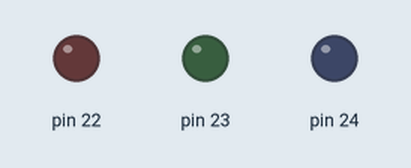
This sketch was run on a simulated Arduino Mega 2560, built with avr-gcc and run on an emulated ATmega2560. Parts: output pins drawn as LEDs (lit = HIGH).

Above: at 0.12 s.
At 1.12 s:
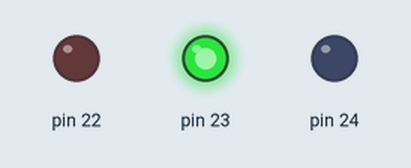
At 2.37 s:
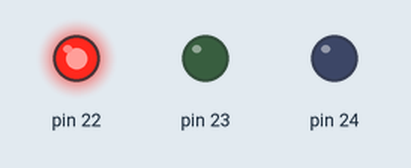
At 4.87 s:
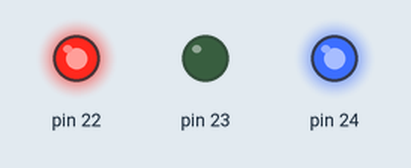
At 7.37 s:
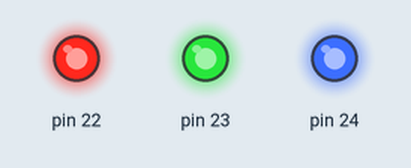
At 9.86 s:
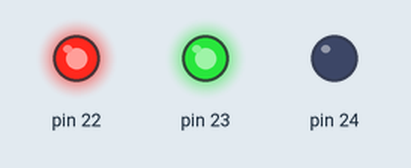
Timing chart, 0 to 10.4 s (numbered marks = the images above):
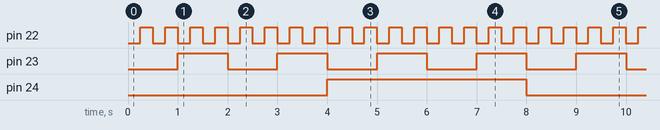

The sketch:

sketch.ino
```cpp
#include <avr/io.h>
#include <avr/interrupt.h>

#define F_CPU 16000000UL

// GPIO registers
volatile char *ddra   = (char *)0x21;
volatile char *porta  = (char *)0x22;

// Timer1 registers
volatile char *tccr1a = (char *)0x80;
volatile char *tccr1b = (char *)0x81;
volatile short *tcnt1 = (short *)0x84;
volatile char *timsk1 = (char *)0x6F;

// Timer2 registers (8-bit)
volatile char *tccr2a = (char *)0xB0;
volatile char *tccr2b = (char *)0xB1;
volatile char *tcnt2  = (char *)0xB2;
volatile char *timsk2 = (char *)0x70;

// Timer3 registers (same as Timer1 offsets + 0x10)
volatile char *tccr3a = (char *)0x90;
volatile char *tccr3b = (char *)0x91;
volatile short *tcnt3 = (short *)0x94;
volatile char *timsk3 = (char *)0x71;

// Timer2 overflow count for 2 sec
volatile uint16_t overflow2_count = 0;
// Timer3 overflow count for 4 sec
volatile uint8_t overflow3_count = 0;

// --- Timer1 ISR: 1 second toggle on PA0 ---
ISR(TIMER1_OVF_vect) {
    *porta ^= (1 << 1);        // Toggle PA1
    *tcnt1 = 49911;            // Reload for 1 sec
}

// --- Timer2 ISR: 2 second toggle on PA1 ---
ISR(TIMER2_OVF_vect) {
    overflow2_count++;
    if (overflow2_count >= 122) {  // ~2 sec (122 × 16.384ms)
        *porta ^= (1 << 0);
        overflow2_count = 0;
    }
}

// --- Timer3 ISR: 4 second toggle on PA2 ---
ISR(TIMER3_OVF_vect) {
    overflow3_count++;
    if (overflow3_count >= 4) {     // 4 × 1 sec = 4 sec
        *porta ^= (1 << 2);         // Toggle PA2
        overflow3_count = 0;
    }
    *tcnt3 = 49911;                 // Reload for 1 sec per overflow
}

int main(void) {
    *ddra = 0x07;       // PA0, PA1, PA2 as output
    *porta = 0x00;

    // --- Timer1 setup ---
    *tccr1a = 0x00;
    *tccr1b = (1 << 2) | (1 << 0);   // Normal mode, prescaler = 1024
    *tcnt1 = 49911;                  // 1 sec
    *timsk1 = (1 << 0);              // Enable Timer1 overflow

    // --- Timer2 setup ---
    *tccr2a = 0x00;
    *tccr2b = (1 << 2) | (1 << 0);   // Normal mode, prescaler = 1024
    *tcnt2 = 0x00;
    *timsk2 = (1 << 0);              // Enable Timer2 overflow

    // --- Timer3 setup ---
    *tccr3a = 0x00;
    *tccr3b = (1 << 2) | (1 << 0);   // Normal mode, prescaler = 1024
    *tcnt3 = 49911;                  // 1 sec preload
    *timsk3 = (1 << 0);              // Enable Timer3 overflow

    sei(); // Enable global interrupts

    while (1); // Infinite loop
}
```

Measured:
- by itself, pin 22: alternates HIGH for 0.25 s and LOW for 0.25 s
- by itself, pin 23: alternates HIGH for 1.0 s and LOW for 1.0 s
- by itself, pin 24: alternates HIGH for 4.0 s and LOW for 4.0 s
